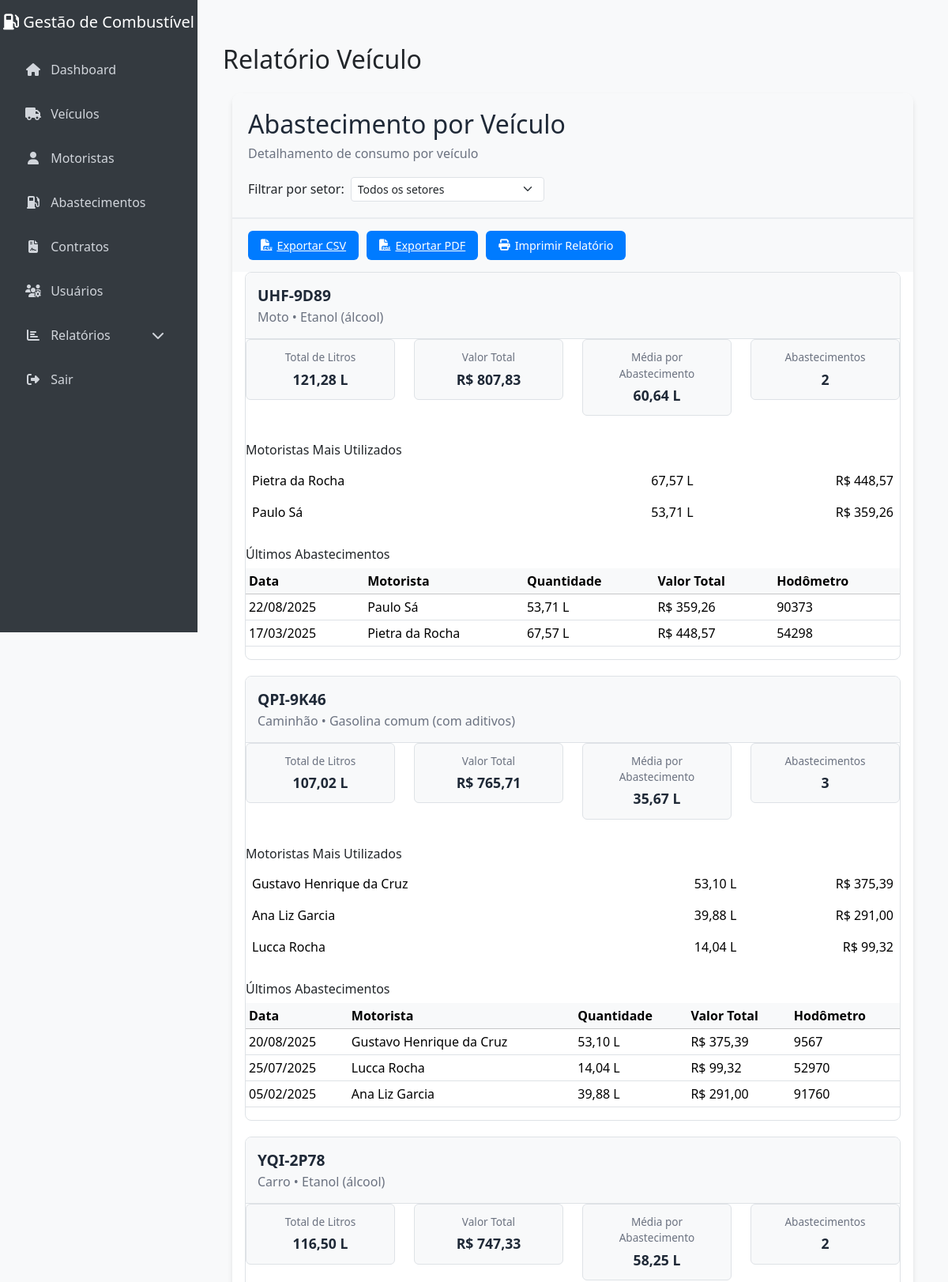
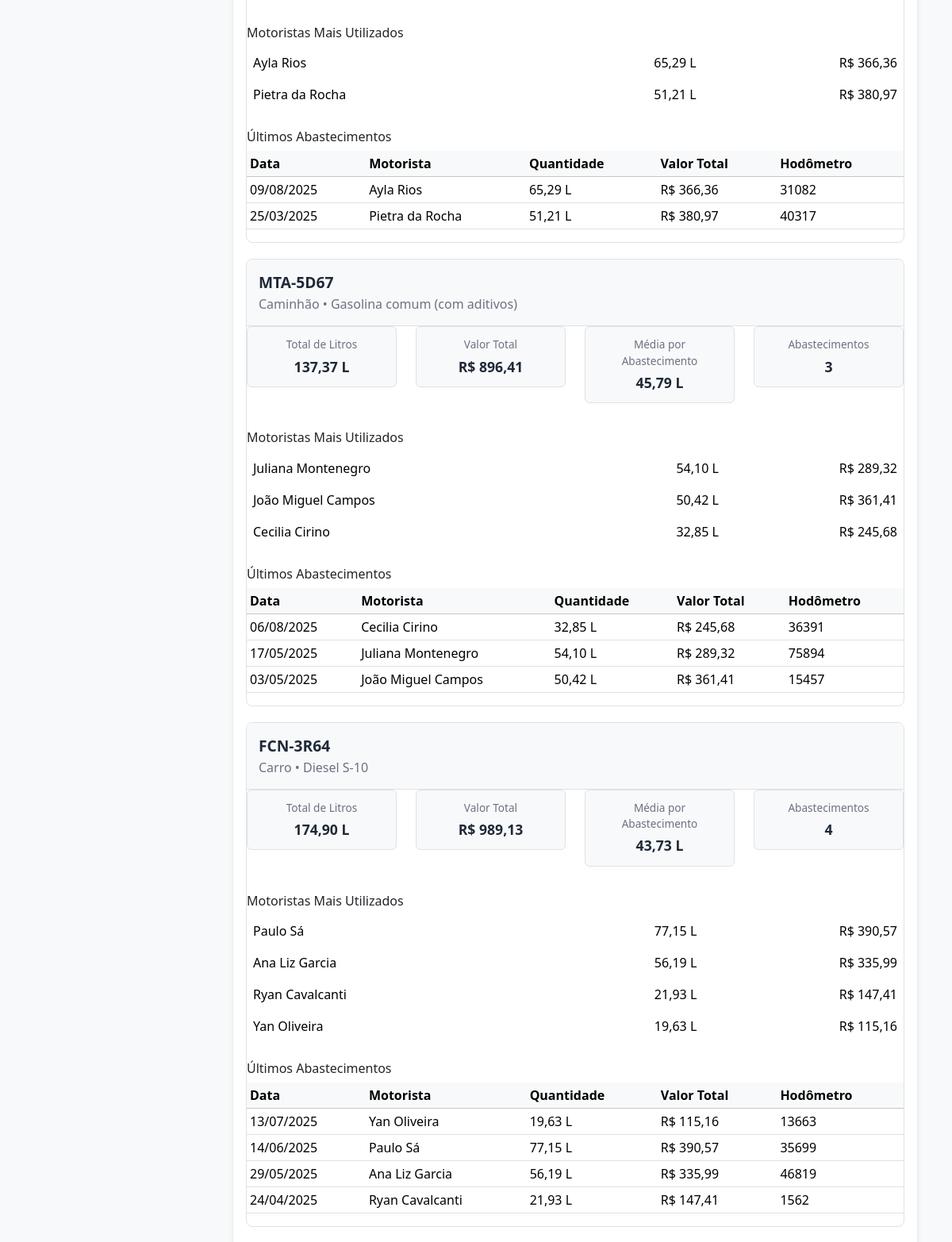
The page /relatorios/veiculos (signed in, upper part) on the database its author committed (2 pictures, top to bottom).
### database.py (models this page shows, shortened)
class Veiculo(db.Model):
    __tablename__ = 'veiculo'
    id = db.Column(db.Integer, primary_key=True)
    placa = db.Column(db.String(10), unique=True, nullable=False)
    tipo = db.Column(db.String(20), nullable=False)
    combustivel = db.Column(db.String(50), nullable=False)
    capacidade_tanque = db.Column(db.Float, nullable=True)

class Motorista(db.Model):
    __tablename__ = 'motorista'
    id = db.Column(db.Integer, primary_key=True)
    nome_completo = db.Column(db.String(100), nullable=False)
    documento = db.Column(db.String(50), nullable=False, unique=True)
    observacoes = db.Column(db.Text, nullable=True)
    setor = db.Column(db.String(100), nullable=True)  # Setor/departamento do motorista

class Abastecimento(db.Model):
    __tablename__ = 'abastecimento'
    id = db.Column(db.Integer, primary_key=True)
    data = db.Column(db.DateTime, nullable=False)
    veiculo_id = db.Column(db.Integer, db.ForeignKey('veiculo.id'), nullable=False)
    motorista_id = db.Column(db.Integer, db.ForeignKey('motorista.id'), nullable=False)
    hodometro = db.Column(db.Integer, nullable=False)
    litros = db.Column(db.Float, nullable=False)
    valor_total = db.Column(db.Float, nullable=False)
    numero_nota = db.Column(db.String(50), nullable=False)
    observacoes = db.Column(db.Text, nullable=True)
    combustivel = db.Column(db.String(50), nullable=True)
    contrato_id = db.Column(db.Integer, db.ForeignKey('contrato_combustivel.id'), nullable=True)
    veiculo = db.relationship('Veiculo', backref='abastecimentos')
    motorista = db.relationship('Motorista', backref='abastecimentos')
    contrato = db.relationship('ContratoCombustivel', backref='abastecimentos_vinculados')

### app.py (the view, shortened to what this page needs)
@app.route("/relatorios/veiculos", endpoint="relatorio_veiculos")
def relatorio_veiculos():
    if "usuario" not in session:
        return redirect(url_for("login"))
    usuario_tipo = session.get("usuario_tipo")
    usuario_setor = session.get("usuario_setor")
    data_inicio = request.args.get("data_inicio", "")
    data_fim = request.args.get("data_fim", "")
    veiculo_id = request.args.get("veiculo_id", "")
    combustivel = request.args.get("combustivel", "")
    setor_filtro = request.args.get("setor", "")
    query = Abastecimento.query.join(Abastecimento.veiculo).join(Abastecimento.motorista)
    if usuario_tipo == "admin" and setor_filtro:
        query = query.filter(Veiculo.tipo == setor_filtro)
    elif usuario_tipo != "admin" and usuario_setor:
        query = query.filter(Veiculo.tipo == usuario_setor)
    if data_inicio:
        try:
            data_inicio_obj = datetime.fromisoformat(data_inicio)
            query = query.filter(Abastecimento.data >= data_inicio_obj)
        except (ValueError, TypeError):
            data_inicio = ""
    if veiculo_id:
        try:
            query = query.filter(Abastecimento.veiculo_id == int(veiculo_id))
        except (ValueError, TypeError):
            veiculo_id = ""
    if combustivel:
        query = query.filter(Veiculo.combustivel == combustivel)
    abastecimentos = query.order_by(desc(Abastecimento.data)).all()
    dados_veiculos = {}
    for abastecimento in abastecimentos:
        veiculo = abastecimento.veiculo
        motorista = abastecimento.motorista
        if veiculo not in dados_veiculos:
            dados_veiculos[veiculo] = {
                'total_litros': 0,
                'total_valor': 0,
                'total_abastecimentos': 0,
                'media_litros': 0,
                'motoristas_mais_utilizados': {},
                'abastecimentos': []
            }
        dados_veiculos[veiculo]['total_litros'] += abastecimento.litros
        dados_veiculos[veiculo]['total_valor'] += abastecimento.valor_total
        dados_veiculos[veiculo]['total_abastecimentos'] += 1
        dados_veiculos[veiculo]['abastecimentos'].append(abastecimento)
        if motorista not in dados_veiculos[veiculo]['motoristas_mais_utilizados']:
            dados_veiculos[veiculo]['motoristas_mais_utilizados'][motorista] = {
                'litros': 0,
                'valor': 0
            }
        dados_veiculos[veiculo]['motoristas_mais_utilizados'][motorista]['litros'] += abastecimento.litros
        dados_veiculos[veiculo]['motoristas_mais_utilizados'][motorista]['valor'] += abastecimento.valor_total
    for veiculo, dados in dados_veiculos.items():
        if dados['total_abastecimentos'] > 0:
            dados['media_litros'] = dados['total_litros'] / dados['total_abastecimentos']
        else:
            dados['media_litros'] = 0
        motoristas_ordenados = sorted(
            dados['motoristas_mais_utilizados'].items(),
            key=lambda x: x[1]['litros'],
            reverse=True
        )[:5]
        dados['motoristas_mais_utilizados'] = dict(motoristas_ordenados)
        dados['abastecimentos'] = dados['abastecimentos'][:5]
    dados_veiculos = {k: v for k, v in dados_veiculos.items() if v['total_abastecimentos'] > 0}
    filtros_aplicados = {}
    if data_inicio:
        filtros_aplicados['data_inicio'] = datetime.fromisoformat(data_inicio).strftime('%d/%m/%Y')
    if data_fim:
        filtros_aplicados['data_fim'] = datetime.fromisoformat(data_fim).strftime('%d/%m/%Y')
    if veiculo_id:
        veiculo = Veiculo.query.get(veiculo_id)
        filtros_aplicados['veiculo_id'] = veiculo.placa if veiculo else veiculo_id
    if combustivel:
        filtros_aplicados['combustivel'] = combustivel
    if setor_filtro:
        filtros_aplicados['setor'] = setor_filtro
    setores = []
    if session.get("usuario_tipo") == "admin":
        setores = [s[0] for s in db.session.query(User.setor).filter(User.setor != None).distinct().order_by(User.setor).all() if s[0]]
    if usuario_tipo != "admin" and usuario_setor:
        veiculos = Veiculo.query.filter(Veiculo.tipo == usuario_setor).order_by(Veiculo.placa).all()
    else:
        veiculos = Veiculo.query.order_by(Veiculo.placa).all()
    agora = datetime.now()
    return render_template(
        "relatorio_veiculos.html",
        dados_veiculos=dados_veiculos,
        veiculos=veiculos,
        tipos_combustivel=TIPOS_COMBUSTIVEL,
        filtros_aplicados=filtros_aplicados,
        setores=setores,
        agora=agora,
        total_registros=len(dados_veiculos)
    )

### app.py (called while the page is built)
@app.template_filter('currency')
def currency_filter(value):
    if value is None or value == "":
        return "R$ 0,00"
    try:
        formatted = f"{float(value):,.2f}"
        return f"R$ {formatted.replace(',', 'X').replace('.', ',').replace('X', '.')}"
    except (ValueError, TypeError, AttributeError):
        return "R$ 0,00"

@app.template_filter('number')
def number_filter(value, decimals=0):
    if value is None or value == "":
        value = 0
    try:
        value = float(value)
        if decimals == 0:
            value = int(round(value))
            return f"{value:,}".replace(",", "X").replace(".", ",").replace("X", ".")
        else:
            formatted = f"{value:,.{decimals}f}"
            return formatted.replace(",", "X").replace(".", ",").replace("X", ".")
    except:
        return "0"

@app.template_filter('litros')
def litros_filter(value):
    return f"{number_filter(value, 2)} L"

### templates/relatorio_veiculos.html (shortened to what this page needs)
{% extends "base.html" %}
{% block page_title %}Relatório Veículo{% endblock %}
{% block content %}
<div class="normal-content">
<div class="container-fluid">
    <div class="relatorio-container">
        <div class="relatorio-header">
            <h2 class="relatorio-titulo">Abastecimento por Veículo</h2>
            <p class="relatorio-subtitulo">Detalhamento de consumo por veículo</p>
            {% if session['usuario_tipo'] == 'admin' and setores %}
            <form method="get" class="row g-2 align-items-center" style="margin-top: 10px;">
                <div class="col-auto">
                    <label for="setor" class="form-label mb-0">Filtrar por setor:</label>
                </div>
                <div class="col-auto">
                    <select name="setor" id="setor" class="form-select form-select-sm" onchange="this.form.submit()">
                        <option value="">Todos os setores</option>
                    </select>
                </div>
            </form>
            {% endif %}
        </div>
        <div class="relatorio-actions">
            <a href="{{ url_for('export_csv_relatorio_veiculos') }}" class="btn-export-pdf">
                <i class="fas fa-file-csv"></i> Exportar CSV
            </a>
            <a href="{{ url_for('export_pdf_relatorio_veiculos') }}" class="btn-export-pdf">
                <i class="fas fa-file-pdf"></i> Exportar PDF
            </a>
            <button onclick="window.print()" class="btn-export-pdf">
                <i class="fas fa-print"></i> Imprimir Relatório
            </button>
        </div>
        <div class="px-3 pb-3">
            {% if dados_veiculos %}
                {% for veiculo, dados in dados_veiculos.items() %}
                    <div class="veiculo-card">
                        <div class="veiculo-header">
                            <div>
                                <div class="veiculo-placa">{{ veiculo.placa }}</div>
                                <div class="veiculo-tipo">{{ veiculo.tipo }} • {{ veiculo.combustivel }}</div>
                            </div>
                        </div>
                        <div class="row">
                            <div class="col-md-3">
                                <div class="metrica-card">
                                    <div class="metrica-label">Total de Litros</div>
                                    <div class="metrica-value">{{ dados.total_litros|litros }}</div>
                                </div>
                            </div>
                            <div class="col-md-3">
                                <div class="metrica-card">
                                    <div class="metrica-label">Valor Total</div>
                                    <div class="metrica-value">{{ dados.total_valor|currency }}</div>
                                </div>
                            </div>
                            <div class="col-md-3">
                                <div class="metrica-card">
                                    <div class="metrica-label">Média por Abastecimento</div>
                                    <div class="metrica-value">{{ dados.media_litros|litros }}</div>
                                </div>
                            </div>
                            <div class="col-md-3">
                                <div class="metrica-card">
                                    <div class="metrica-label">Abastecimentos</div>
                                    <div class="metrica-value">{{ dados.total_abastecimentos }}</div>
                                </div>
                            </div>
                        </div>
                        <div class="mt-4">
                            <h6>Motoristas Mais Utilizados</h6>
                            <table class="table table-borderless">
                                <tbody>
                                    {% for motorista, info in dados.motoristas_mais_utilizados.items() %}
                                        <tr>
                                            <td>{{ motorista.nome_completo }}</td>
                                            <td class="text-end">{{ info.litros|litros }}</td>
                                            <td class="text-end">{{ info.valor|currency }}</td>
                                        </tr>
                                    {% endfor %}
                                </tbody>
                            </table>
                        </div>
                        <div class="mt-4">
                            <h6>Últimos Abastecimentos</h6>
                            <table class="table table-sm">
                                <thead class="table-light">
                                    <tr>
                                        <th>Data</th>
                                        <th>Motorista</th>
                                        <th>Quantidade</th>
                                        <th>Valor Total</th>
                                        <th>Hodômetro</th>
                                    </tr>
                                </thead>
                                <tbody>
                                    {% for abastecimento in dados.abastecimentos %}
                                        <tr>
                                            <td>{{ abastecimento.data.strftime('%d/%m/%Y') }}</td>
                                            <td>{{ abastecimento.motorista.nome_completo if abastecimento.motorista else 'N/A' }}</td>
                                            <td>{{ abastecimento.litros|litros }}</td>
                                            <td>{{ abastecimento.valor_total|currency }}</td>
                                            <td>{{ abastecimento.hodometro }}</td>
                                        </tr>
                                    {% endfor %}
                                </tbody>
                            </table>
                        </div>
                    </div>
                {% endfor %}
            {% else %}
                <div class="alert alert-info">Nenhum veículo encontrado.</div>
            {% endif %}
        </div>
    </div>
</div>
</div>
{% endblock %}

### templates/base.html (style rules this page uses)
body { background-color: #f8f9fa; }

### templates/relatorio_veiculos.html (style rules this page uses)
.relatorio-container { background: white; border-radius: 12px; box-shadow: 0 4px 6px rgba(0,0,0,0.1); overflow: hidden; margin-bottom: 30px; }
.relatorio-header { background: #f8f9fa; padding: 20px; border-bottom: 1px solid #e9ecef; }
.relatorio-titulo { color: #1f2937; margin: 0; }
.relatorio-subtitulo { color: #6b7280; margin: 5px 0 0 0; }
.relatorio-actions { padding: 15px 20px; background: #f8f9fa; border-top: 1px solid #e9ecef; display: flex; gap: 10px; }
.relatorio-actions a, .relatorio-actions button { padding: 8px 16px; font-size: 0.9rem; min-width: 140px; text-align: center; display: inline-flex; align-items: center; justify-content: center; }
.btn-export-pdf { background-color: #007bff; color: white; padding: 8px 16px; border: none; border-radius: 6px; cursor: pointer; font-size: 0.9rem; display: inline-flex; align-items: center; gap: 6px; }
.metrica-card { background: #f8f9fa; border: 1px solid #dee2e6; border-radius: 6px; padding: 12px; text-align: center; font-size: 0.9rem; margin-bottom: 10px; }
.metrica-label { font-size: 0.85rem; color: #6b7280; margin-bottom: 4px; }
.metrica-value { font-weight: bold; font-size: 1.1rem; color: #1f2937; }
.veiculo-card { margin-bottom: 20px; border: 1px solid #dee2e6; border-radius: 8px; overflow: hidden; }
.veiculo-header { background: #f8f9fa; padding: 15px; border-bottom: 1px solid #dee2e6; display: flex; justify-content: space-between; align-items: center; }
.veiculo-placa { font-size: 1.2rem; font-weight: bold; color: #1f2937; }
.veiculo-tipo { color: #6b7280; }

### rows shown on the page
Veiculo: placa "UHF-9D89", tipo "Moto", combustivel "Etanol (álcool)", total_litros|litros "121,28 L", total_valor "R$ 807,83", media_litros|litros "60,64 L", total_abastecimentos "2"
Motorista: nome_completo "Pietra da Rocha", litros|litros "67,57 L", valor "R$ 448,57", litros|litros "51,21 L", valor "R$ 380,97"
Motorista: nome_completo "Paulo Sá", litros|litros "53,71 L", valor "R$ 359,26", litros|litros "77,15 L", valor "R$ 390,57"
Abastecimento: data "22/08/2025", motorista "Paulo Sá", litros|litros "53,71 L", valor_total "R$ 359,26", hodometro "90373"
Abastecimento: data "17/03/2025", motorista "Pietra da Rocha", litros|litros "67,57 L", valor_total "R$ 448,57", hodometro "54298"
Veiculo: placa "QPI-9K46", tipo "Caminhão", combustivel "Gasolina comum (com aditivos)", total_litros|litros "107,02 L", total_valor "R$ 765,71", media_litros|litros "35,67 L", total_abastecimentos "3"
Motorista: nome_completo "Gustavo Henrique da Cruz", litros|litros "53,10 L", valor "R$ 375,39"
Motorista: nome_completo "Ana Liz Garcia", litros|litros "39,88 L", valor "R$ 291,00", litros|litros "56,19 L", valor "R$ 335,99"
Motorista: nome_completo "Lucca Rocha", litros|litros "14,04 L", valor "R$ 99,32"
Abastecimento: data "20/08/2025", motorista "Gustavo Henrique da Cruz", litros|litros "53,10 L", valor_total "R$ 375,39", hodometro "9567"
Abastecimento: data "25/07/2025", motorista "Lucca Rocha", litros|litros "14,04 L", valor_total "R$ 99,32", hodometro "52970"
Abastecimento: data "05/02/2025", motorista "Ana Liz Garcia", litros|litros "39,88 L", valor_total "R$ 291,00", hodometro "91760"
Veiculo: placa "YQI-2P78", tipo "Carro", combustivel "Etanol (álcool)", total_litros|litros "116,50 L", total_valor "R$ 747,33", media_litros|litros "58,25 L", total_abastecimentos "2"
Motorista: nome_completo "Ayla Rios", litros|litros "65,29 L", valor "R$ 366,36"
Abastecimento: data "09/08/2025", motorista "Ayla Rios", litros|litros "65,29 L", valor_total "R$ 366,36", hodometro "31082"
Abastecimento: data "25/03/2025", motorista "Pietra da Rocha", litros|litros "51,21 L", valor_total "R$ 380,97", hodometro "40317"
Veiculo: placa "MTA-5D67", tipo "Caminhão", combustivel "Gasolina comum (com aditivos)", total_litros|litros "137,37 L", total_valor "R$ 896,41", media_litros|litros "45,79 L", total_abastecimentos "3"
Motorista: nome_completo "Juliana Montenegro", litros|litros "54,10 L", valor "R$ 289,32"
Motorista: nome_completo "João Miguel Campos", litros|litros "50,42 L", valor "R$ 361,41"
Motorista: nome_completo "Cecilia Cirino", litros|litros "32,85 L", valor "R$ 245,68"
Abastecimento: data "06/08/2025", motorista "Cecilia Cirino", litros|litros "32,85 L", valor_total "R$ 245,68", hodometro "36391"
Abastecimento: data "17/05/2025", motorista "Juliana Montenegro", litros|litros "54,10 L", valor_total "R$ 289,32", hodometro "75894"
Abastecimento: data "03/05/2025", motorista "João Miguel Campos", litros|litros "50,42 L", valor_total "R$ 361,41", hodometro "15457"
Veiculo: placa "FCN-3R64", tipo "Carro", combustivel "Diesel S-10", total_litros|litros "174,90 L", total_valor "R$ 989,13", media_litros|litros "43,73 L", total_abastecimentos "4"
Motorista: nome_completo "Ryan Cavalcanti", litros|litros "21,93 L", valor "R$ 147,41"
Motorista: nome_completo "Yan Oliveira", litros|litros "19,63 L", valor "R$ 115,16"
Abastecimento: data "13/07/2025", motorista "Yan Oliveira", litros|litros "19,63 L", valor_total "R$ 115,16", hodometro "13663"
Abastecimento: data "14/06/2025", motorista "Paulo Sá", litros|litros "77,15 L", valor_total "R$ 390,57", hodometro "35699"
Abastecimento: data "29/05/2025", motorista "Ana Liz Garcia", litros|litros "56,19 L", valor_total "R$ 335,99", hodometro "46819"
Abastecimento: data "24/04/2025", motorista "Ryan Cavalcanti", litros|litros "21,93 L", valor_total "R$ 147,41", hodometro "1562"
